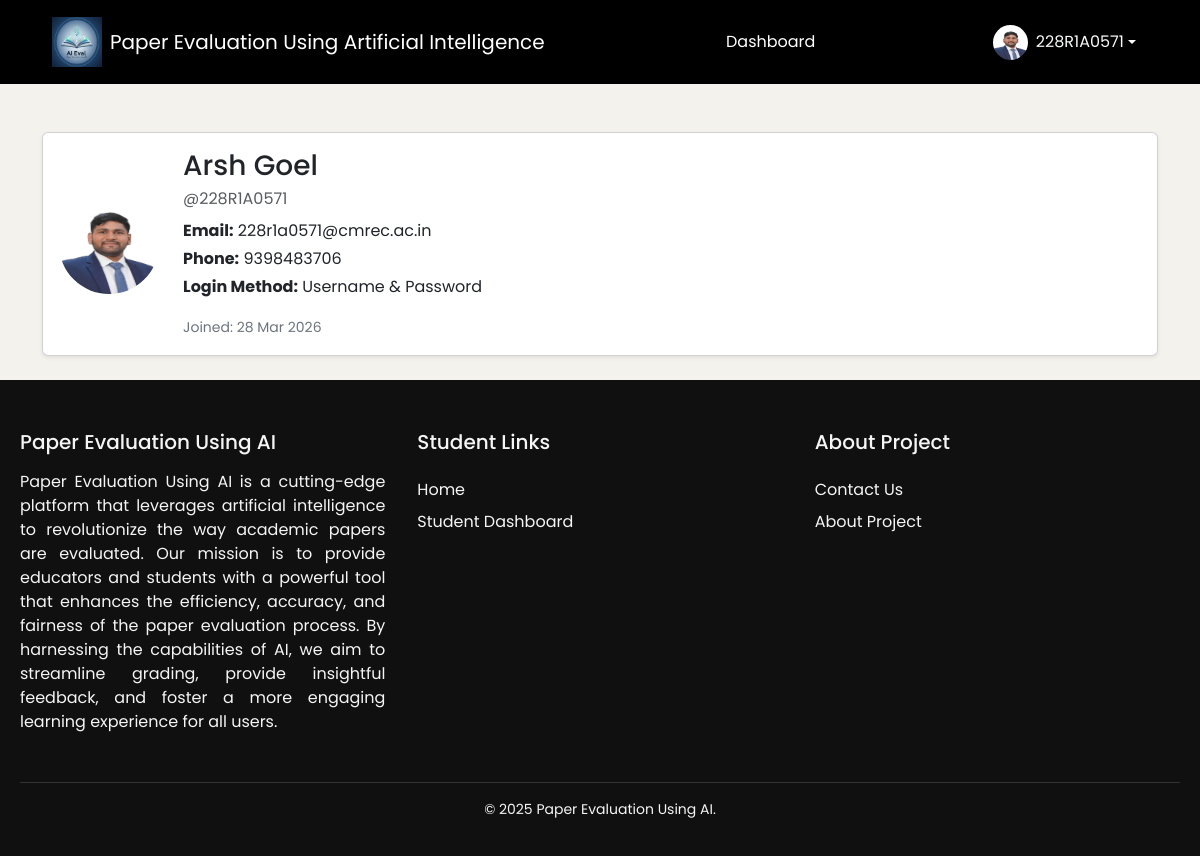
The page /profile/ (signed in) on the database its author committed.
### Accounts/models.py (models this page shows, shortened)
class User(AbstractUser):
    ROLE_CHOICES = [
        ('admin', 'Admin'),
        ('teacher', 'Teacher'),
        ('student', 'Student'),
    ]
    role = models.CharField(max_length=10, choices=ROLE_CHOICES)
    phone = models.CharField(max_length=15, blank=True)

class Student(models.Model):
    user = models.OneToOneField(User, on_delete=models.CASCADE, related_name='student_profile')
    roll_number = models.CharField(max_length=20)
    profile_image = models.ImageField(
        upload_to='profile/',
        storage=cloudinary_storage,
        blank=True,
        null=True
    )
    student_class = models.ForeignKey(Class, on_delete=models.SET_NULL, null=True, blank=True)
    course = models.CharField(max_length=50, default="BTECH")
    branch = models.CharField(max_length=50)
    YEAR_CHOICES = [
        (1, "1st Year"),
        (2, "2nd Year"),
        (3, "3rd Year"),
        (4, "4th Year"),
    ]
    year = models.IntegerField(choices=YEAR_CHOICES)
    dob = models.DateField()
    attendance = models.FloatField(default=88.0)
    cgpa = models.FloatField(default=8.8)
    created_at = models.DateTimeField(auto_now_add=True)

### templates/profile.html (shortened to what this page needs)
{% extends "base.html" %}
{% load static %}
{% block body %}
<div class="container mt-5">
  <div class="card shadow-sm mb-4">
    <div class="card-body d-flex align-items-center">
        {% if request.user.student_profile.profile_image %}
            <img src="{{ request.user.student_profile.profile_image.url }}"
                class="rounded-circle me-4" width="100" height="100" alt="Profile Picture">
        {% else %}
            <img src="{% static 'images/image.png' %}"
                class="rounded-circle me-4" width="100" height="100" alt="Default Profile">
        {% endif %}
        <div>
        <div>
            <h3 class="mb-1">{{ request.user.first_name }} {{ request.user.last_name }}</h3>
            <p class="text-muted mb-2">@{{ request.user.username }}</p>
            <p class="mb-1"><strong>Email:</strong> {{ request.user.email }}</p>
            <p class="mb-1"><strong>Phone:</strong> {{ request.user.phone|default:"Not provided" }}</p>
            {% if login_method == "google" %}
                <p><strong>Login Method:</strong> Google</p>
                <p><strong>Google Email:</strong> {{ social_account.extra_data.email }}</p>
            {% else %}
                <p><strong>Login Method:</strong> Username & Password</p>
            {% endif %}
            <small class="text-secondary">Joined: {{ request.user.date_joined|date:"d M Y" }}</small>
        </div>
    </div>
  </div>
</div>
{% endblock body %}

### templates/base.html (shortened to what this page needs)
{% load static %}
<!DOCTYPE html>
<html lang="en">
<head>
    <link href="https://cdn.jsdelivr.net/npm/bootstrap@5.3.3/dist/css/bootstrap.min.css" rel="stylesheet">
    <link href="https://cdn.jsdelivr.net/npm/bootstrap-icons@1.10.5/font/bootstrap-icons.css" rel="stylesheet">
    <link rel="stylesheet" href="{% static "css/base.css" %}" />
    <link rel="stylesheet" href="https://cdnjs.cloudflare.com/ajax/libs/toastr.js/latest/toastr.min.css">
    <link href="https://cdn.jsdelivr.net/npm/bootstrap-icons@1.10.5/font/bootstrap-icons.css" rel="stylesheet">
    <link rel="stylesheet" href="https://cdnjs.cloudflare.com/ajax/libs/font-awesome/6.4.0/css/all.min.css">
</head>
<body class="d-flex flex-column">
    <nav class="navbar navbar-expand-lg navbar-dark ">
        <div class="container-fluid">
            <a class="navbar-brand d-flex align-items-center" href="/">
                <img src="{% static 'images/logo.png' %}" width="50" height="50" alt="Beast Logo" class="me-2">
                <span class="brand-text">Paper Evaluation Using Artificial Intelligence</span>
            </a>
            <div class="d-flex flex-wrap align-items-center justify-content-between w-100">
                <ul class="navbar-nav mx-auto">
                    {% if request.user.is_authenticated %}
                    {% if request.user.is_superuser %}
                    <li class="nav-item">
                        <a class="nav-link {% block admin_dashactive %}{% endblock admin_dashactive %}" href="{% url 'admin_dashboard' %}">Dashboard</a>
                    </li>
                    <li class="nav-item">
                        <a class="nav-link" href="{% url 'admin:index' %}">Django Admin</a>
                    </li>
                    {% else %}
                        {% if request.user.role == "teacher" %}
                        <li class="nav-item">
                            <a
                                class="nav-link {% block teacher_dashactive %}{% endblock teacher_dashactive %} "
                                href="{% url "teacher_dashboard" %}">Dashboard</a>
                        </li>
                        {% elif request.user.role == "student" %}
                        <li class="nav-item">
                            <a
                                class="nav-link {% block student_dashactive %}{% endblock student_dashactive %}  "
                                href="{% url "student_dashboard" %}">Dashboard</a>
                        </li>
                        {% endif %}
                    {% endif %}
                    {% endif %}
                </ul>
                <div class="d-flex align-items-center gap-2">
                    {% if request.user.is_authenticated %}
                    <div class="dropdown">
                        <button class="btn dropdown-toggle text-light d-flex align-items-center border-0 bg-transparent"
                            id="userDropdown" data-bs-toggle="dropdown" aria-expanded="false">
                            {% if request.user.role == "student" %}
                            <img src="{{ request.user.student_profile.profile_image.url }}" class="rounded-circle me-2"
                                width="35" height="35">
                            {% elif request.user.role == "teacher" %}
                            <img src="{{ request.user.teacher_profile.profile_image.url }}" class="rounded-circle me-2"
                                width="35" height="35">
                            {% else %}
                            <img src="{% static "images/image.png" %}" class="rounded-circle me-2" width="35" height="35">
                            {% endif %}
                            {{ request.user.username }}
                        </button>
                    </div>
                    {% endif %}
                </div>
            </div>
        </div>
    </nav>
    <main class="flex-grow-1">
        {% block body %}
        {% endblock body %}
    </main>
    <footer class="footer">
        <div class="footer-container">
            <div class="footer-column first-column">
            <h3>Paper Evaluation Using AI</h3>
            <p style="text-align: justify;">
                Paper Evaluation Using AI is a cutting-edge platform that leverages artificial intelligence to revolutionize the way academic papers are evaluated. Our mission is to provide educators and students with a powerful tool that enhances the efficiency, accuracy, and fairness of the paper evaluation process. By harnessing the capabilities of AI, we aim to streamline grading, provide insightful feedback, and foster a more engaging learning experience for all users.
            </p>
            </div>
            <div class="footer-column">
            <h4>Student Links</h4>
            <ul>
                <li><a href="/">Home</a></li>
                <li><a href="{% url "student_dashboard" %}">Student Dashboard</a></li>
            </ul>
            </div>
            <div class="footer-column">
            <h4>About Project</h4>
            <ul>
                <li><a href="/contactus">Contact Us</a></li>
                <li><a href="{% url "aboutproject" %}">About Project</a></li>
            </ul>
            </div>
        </div>
        <div class="footer-bottom">
            <p>&copy; 2025 Paper Evaluation Using AI.</p>
        </div>
    </footer>
</body>
</html>

### static/css/base.css (style rules this page uses)
body { margin: 0; padding: 0; background-color: #f4f2ed; font-family: 'Poppins', sans-serif; }
.navbar { background-color: #000 !important; padding: 12px 40px; }
.navbar .container-fluid { display: flex; align-items: center; justify-content: space-between; }
.navbar-nav { margin: 0 auto; }
.nav-link { padding: 6px 12px; margin: 0; }
.nav-link { color: #fff !important; font-weight: 400; margin: 0 12px; position: relative; transition: all 0.3s ease; }
.nav-link::after { content: ""; position: absolute; width: 0; height: 2px; bottom: -4px; left: 0; background-color: currentColor; transition: width 0.3s ease; }
a { position: relative; text-decoration: none; color: inherit; transition: color 0.3s ease; }
a::after { content: ""; position: absolute; width: 0; height: 2px; left: 0; bottom: -2px; background: currentColor; transition: width 0.3s ease; }
.footer { background-color: #101010; color: #f5f5f5; padding: 50px 20px 20px; font-family: 'Poppins', sans-serif; overflow: hidden; }
.footer-container { display: flex; flex-wrap: wrap; justify-content: space-between; gap: 2rem; max-width: 1200px; margin: 0 auto; }
.footer-column { flex: 1 1 200px; min-width: 200px; }
.footer-column h3, .footer-column h4 { margin-bottom: 1rem; font-size: 1.25rem; position: relative; display: inline-block; }
.footer-column ul { list-style: none; padding: 0; margin: 0; }
.footer-column ul li { margin: 0.5rem 0; }
.footer-column ul li a { color: #f5f5f5; text-decoration: none; position: relative; transition: color 0.3s ease; }
.footer-column ul li a::after { content: ''; position: absolute; bottom: -2px; left: 0; height: 2px; width: 0; background-color: #ffc107 ; transition: width 0.3s ease; }
.footer-bottom { border-top: 1px solid #333; text-align: center; margin-top: 2rem; padding-top: 1rem; font-size: 0.875rem; }

### rows shown on the page
User: user.student_profile.profile_image (picture), user.username "228R1A0571", user.first_name "Arsh", user.last_name "Goel", user.email "228r1a0571@cmrec.ac.in", user.phone "9398483706", user.date_joined "28 Mar 2026"
